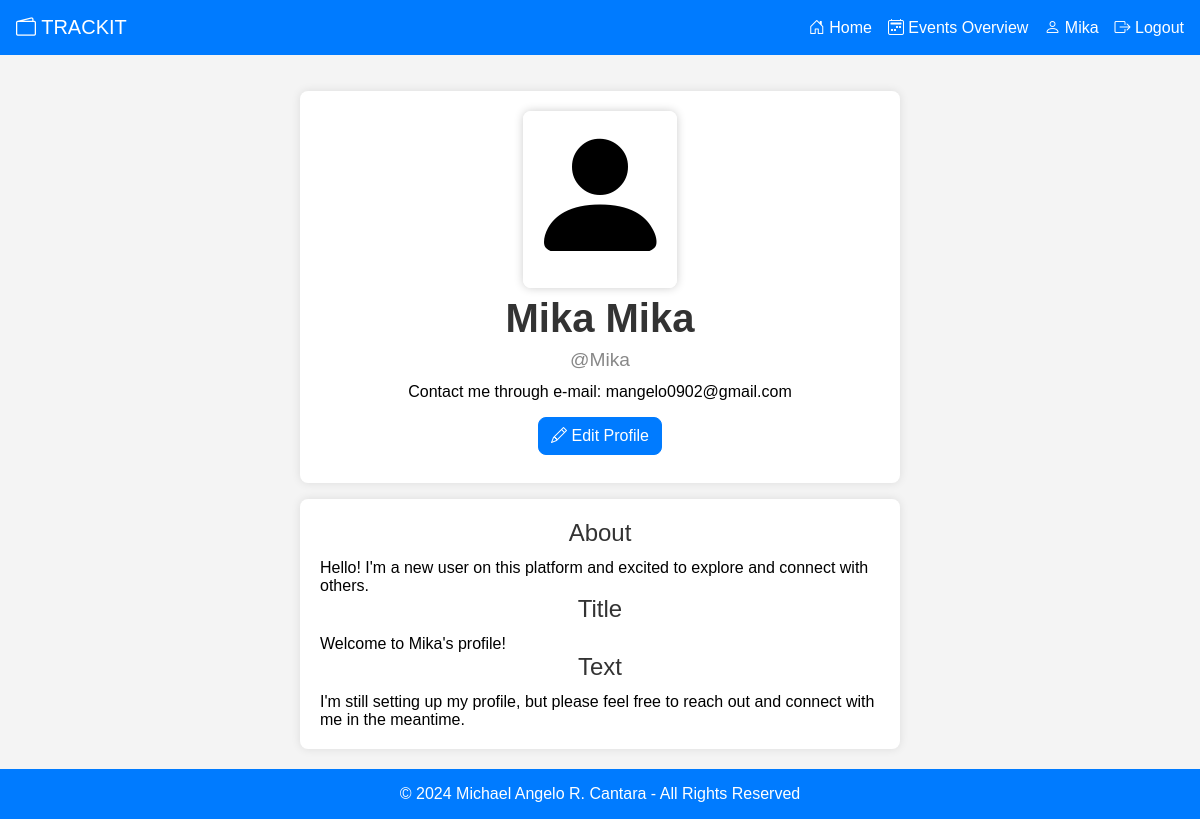
Screenshot of /profile-information.php (signed in) with the database file from the repository.
### tables this page shows
CREATE TABLE `users` (
  `users_id` int(11) NOT NULL,
  `users_first_name` varchar(50) NOT NULL,
  `users_last_name` varchar(50) NOT NULL,
  `users_username` varchar(50) NOT NULL,
  `users_email` varchar(100) NOT NULL,
  `users_role` varchar(50) NOT NULL,
  `users_password` varchar(255) NOT NULL,
  `users_email_verified` int(11) NOT NULL
);

CREATE TABLE `profiles` (
  `profiles_id` int(11) NOT NULL,
  `profiles_about` text NOT NULL,
  `profiles_introduction_title` text NOT NULL,
  `profiles_introduction_text` text NOT NULL,
  `users_id` int(11) DEFAULT NULL
);

### includes/profile-information-functions.inc.php (called while the page is built, shortened)
<?php
function getUserInformation($conn, $users_id) {
    $sql = "SELECT users_first_name, users_last_name, users_username, users_email, users_email_verified FROM users WHERE users_id = ?;";
    $stmt = mysqli_stmt_init($conn);
    if (!mysqli_stmt_prepare($stmt, $sql)) {
        header("location: ../profile-information.php?error=stmtfailed");
        exit();
    }
    mysqli_stmt_bind_param($stmt, "i", $users_id);
    mysqli_stmt_execute($stmt);
    $resultData = mysqli_stmt_get_result($stmt);
    if ($row = mysqli_fetch_assoc($resultData)) {
        return $row;
    } else {
        $result = false;
        return $result;
    }
}
function getProfileInformation($conn, $users_id) {
    $sql = "SELECT * FROM profiles WHERE users_id = ?;";
    $stmt = mysqli_stmt_init($conn);
    if (!mysqli_stmt_prepare($stmt, $sql)) {
        header("location: ../profile-information.php?error=stmtfailed");
        exit();
    }
    mysqli_stmt_bind_param($stmt, "i", $users_id);
    mysqli_stmt_execute($stmt);
    $resultData = mysqli_stmt_get_result($stmt);
    if ($row = mysqli_fetch_assoc($resultData)) {
        return $row;
    } else {
        $result = false;
        return $result;
    }
}

### profile-information.php (the view, shortened to what this page needs)
<?php
require_once "includes/db-connection.inc.php";
require_once "includes/profile-information-functions.inc.php";
$profileData = getProfileInformation($conn, $_SESSION["users_id"]);
$userData = getUserInformation($conn, $_SESSION["users_id"]);
?>
<!DOCTYPE html>
<html lang="en">
<head>
    <?php include "templates/external-links.tpl.php"; ?>
</head>
<body>
    <?php include 'templates/header.tpl.php'; ?>
    <main>
        <section class="section-container">
            <div class="profile-picture-container">
                <i class="bi bi-person-fill profile-picture"></i>
            </div>
            <h1 class="profile-full-name"><?php echo $userData["users_first_name"] . " " . $userData["users_last_name"]; ?></h1>
            <h2 class="profile-username">@<?php echo $userData["users_username"]; ?></h2>
            <p class="profile-email">Contact me through e-mail: <?php echo $userData['users_email']; ?></p>
            <div class="button-container">
                <a class="button margin-top-16" href="profile-information-settings.php"><i class="bi bi-pencil"></i>
                    Edit Profile</a>
            </div>
        </section>
        <section class="section-container">
            <h2 class="profile-section-title">About</h2>
            <p><?php echo $profileData['profiles_about']; ?></p>
            <h2 class="profile-section-title">Title</h2>
            <p><?php echo $profileData['profiles_introduction_title']; ?></p>
            <h2 class="profile-section-title">Text</h2>
            <p><?php echo $profileData['profiles_introduction_text']; ?></p>
        </section>
    </main>
    <?php include 'templates/footer.tpl.php'; ?>
</body>
</html>

### static/css/style.css (style rules this page uses)
* { margin: 0; padding: 0; box-sizing: border-box; }
body { font-family: Verdana, Geneva, Tahoma, sans-serif; background-color: #f4f4f4; }
html, body { height: 100%; margin: 0; display: flex; flex-direction: column; }
main { width: 100%; margin: 0 auto; padding: 20px; flex: 1 0 auto; }
h1 { color: #333; text-align: center; font-size: 2.5em; }
h2 { font-size: 1.2em; color: #333; text-align: center; font-weight: lighter; margin-bottom: 12px; }
.button, .secondary-outline-button { display: inline-block; padding: 0.375rem 0.75rem; font-size: 1rem; font-weight: 400; line-height: 1.5; text-align: center; text-decoration: none; vertical-align: middle; cursor: pointer; user-select: none; border: 1px solid transparent; border-radius: 8px; margin: 8px 0; transition: color 0.15s ease-in-out, background-color 0.15s ease-in-out, border-color 0.15s ease-in-out, box-shadow 0.15s ease-in-out; }
.button { color: #fff; background-color: #007bff; border: 1px solid #007bff; }
.margin-top-16 { margin-top: 16px; }
section:not(.chart-container) { background-color: #fff; border-radius: 8px; padding: 20px; box-shadow: 0px 0px 10px 0px rgba(0, 0, 0, 0.1); margin-top: 16px; }
.section-container { max-width: 600px; margin: 0 auto; }
.button-container { display: grid; grid-template-columns: auto; gap: 10px; place-items: center; max-width: 50%; margin: 0 auto; }
.profile-picture-container { display: flex; justify-items: center; align-items: center; }
.profile-picture { font-size: 150px; margin: 0 auto; border: 2px solid white; box-shadow: 0px 0px 10px 0px rgba(0, 0, 0, 0.2); border-radius: 8px; }
.profile-full-name { margin-top: 8px; }
.profile-username { margin-top: 8px; color: #888; }
.profile-email { margin-top: 8px; text-align: center; }
.profile-section-title { font-size: 24px; }

### rows the page displays
users: users_first_name "Mika", users_last_name "Mika", users_username "Mika", users_email "mangelo0902@gmail.com"
profiles: profiles_about "Hello! I'm a new user on this platform and excited to explore and connect with others.", profiles_introduction_title "Welcome to Mika's profile!", profiles_introduction_text "I'm still setting up my profile, but please feel free to reach out and connect with me in the meantime."

### other values shown
$_SESSION["users_username"] "Mika"
